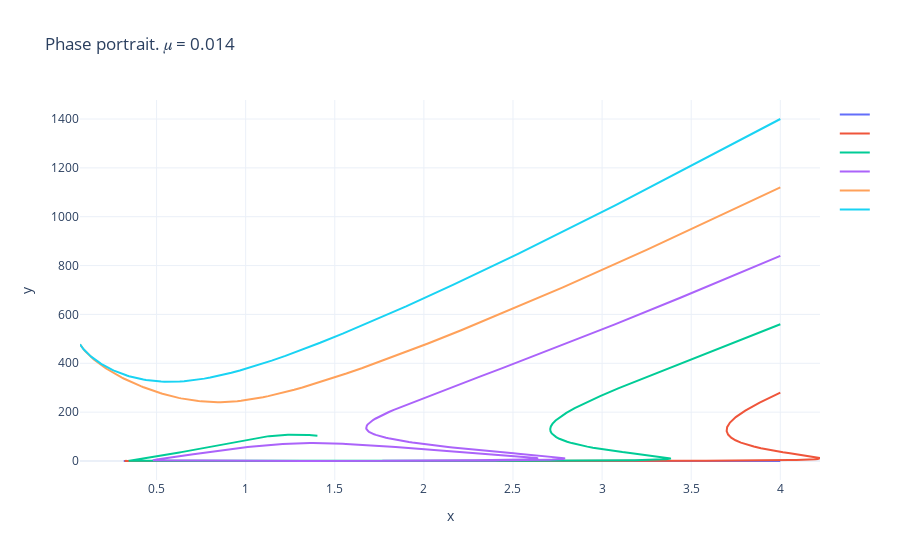

Here is the notebook cell this chart was saved with:
### Code cell
fig = go.Figure()
for path_no, path in paths.groupby("no"):
    fig.add_trace(go.Scatter(x=path.x, y=path.y, mode='lines', name="",
                             #                 marker=dict(
                             #     symbol="arrow",
                             #     size=6,
                             #     # color='green',
                             #     angleref="previous",
                             # )
                             ))

fig.update_layout(title="Phase portrait. 𝜇 = 0.014")
fig.update_layout(xaxis={"title": "x"}, yaxis={
                  "title": "y"}, template="plotly_white")

### Figure 1 — Plotly figure (JSON) as saved in the notebook; plotly's stock layout.template omitted (floating-point values rounded to 4 significant figures; data arrays with more than 128 entries replaced by an {"elided": "..."} marker saying what was removed)
{"data": [{"mode": "lines", "name": "", "type": "scatter", "x": {"elided": "500 float values"}, "y": {"elided": "500 int values"}}, {"mode": "lines", "name": "", "type": "scatter", "x": {"elided": "500 float values"}, "y": {"elided": "500 float values"}}, {"mode": "lines", "name": "", "type": "scatter", "x": {"elided": "500 float values"}, "y": {"elided": "500 float values"}}, {"mode": "lines", "name": "", "type": "scatter", "x": {"elided": "500 float values"}, "y": {"elided": "500 float values"}}, {"mode": "lines", "name": "", "type": "scatter", "x": {"elided": "500 float values"}, "y": {"elided": "500 float values"}}, {"mode": "lines", "name": "", "type": "scatter", "x": {"elided": "500 float values"}, "y": {"elided": "500 float values"}}], "layout": {"autosize": true, "title": {"text": "Phase portrait. 𝜇 = 0.014"}, "xaxis": {"autorange": true, "range": [0.07036, 4.223], "showspikes": false, "title": {"text": "x"}, "type": "linear"}, "yaxis": {"autorange": true, "range": [-77.78, 1478.0], "showspikes": false, "title": {"text": "y"}, "type": "linear"}}}
